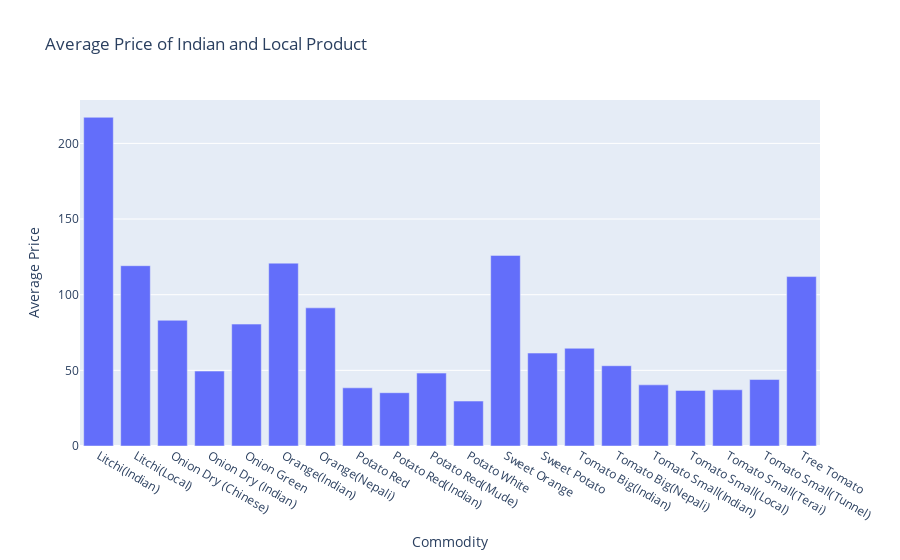

The notebook cell this image was saved under:
### Code cell
# Aggregate data to compute average price for each commodity
indian_data = data[data['Commodity'].str.contains('Indian')]
avg_prices = indian_nepali_data.groupby('Commodity')['Average'].mean().reset_index()

# Plot using Plotly
fig = px.bar(avg_prices, x='Commodity', y='Average', title='Average Price of Indian and Local Product')
fig.update_xaxes(title='Commodity')
fig.update_yaxes(title='Average Price')

# Show the plot
fig.show()

### Figure 1 — Plotly figure (JSON) as saved in the notebook; plotly's stock layout.template omitted (floating-point values rounded to 4 significant figures)
{"data": [{"alignmentgroup": "True", "hovertemplate": "Commodity=%{x}<br>Average=%{y}<extra></extra>", "legendgroup": "", "marker": {"color": "#636efa", "pattern": {"shape": ""}}, "name": "", "offsetgroup": "", "orientation": "v", "showlegend": false, "textposition": "auto", "type": "bar", "x": ["Litchi(Indian)", "Litchi(Local)", "Onion Dry (Chinese)", "Onion Dry (Indian)", "Onion Green", "Orange(Indian)", "Orange(Nepali)", "Potato Red", "Potato Red(Indian)", "Potato Red(Mude)", "Potato White", "Sweet Orange", "Sweet Potato", "Tomato Big(Indian)", "Tomato Big(Nepali)", "Tomato Small(Indian)", "Tomato Small(Local)", "Tomato Small(Terai)", "Tomato Small(Tunnel)", "Tree Tomato"], "xaxis": "x", "y": [217.2, 119.2, 83.07, 49.51, 80.57, 120.8, 91.29, 38.44, 35.22, 48.18, 29.7, 126.0, 61.42, 64.59, 53.06, 40.4, 36.74, 37.15, 43.94, 112.0], "yaxis": "y"}], "layout": {"barmode": "relative", "legend": {"tracegroupgap": 0}, "title": {"text": "Average Price of Indian and Local Product"}, "xaxis": {"anchor": "y", "domain": [0, 1], "title": {"text": "Commodity"}}, "yaxis": {"anchor": "x", "domain": [0, 1], "title": {"text": "Average Price"}}}}
